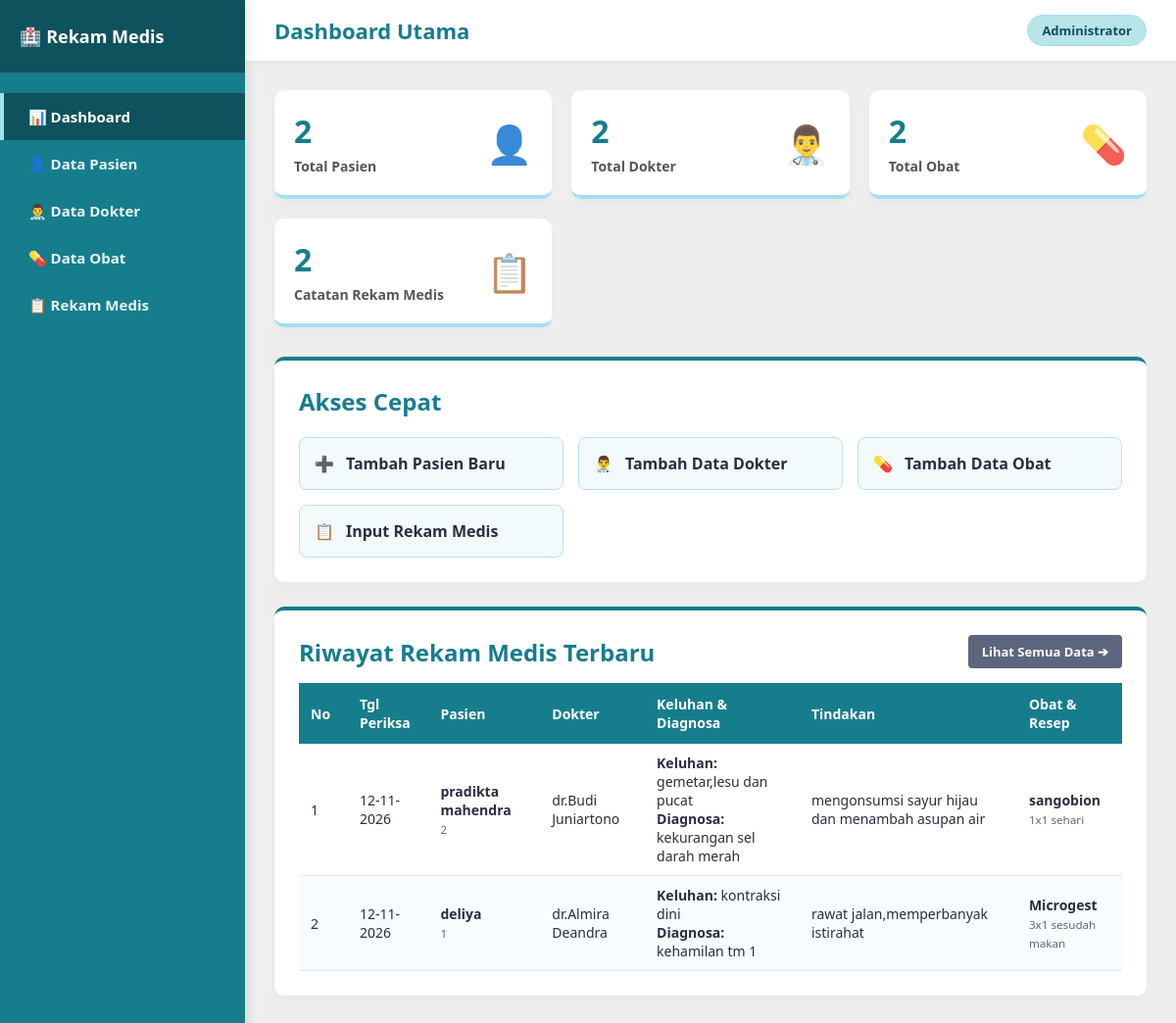
/rekam_medis/rekam_medis/index.php, run on the app's committed database.
### tables this page shows
CREATE TABLE `rekam_medis` (
  `id_rekam` int(11) NOT NULL,
  `id_pasien` int(11) NOT NULL,
  `id_dokter` int(11) NOT NULL,
  `id_obat` int(11) NOT NULL,
  `tanggal_periksa` date NOT NULL,
  `keluhan` text NOT NULL,
  `diagnosa` text NOT NULL,
  `tindakan` text NOT NULL,
  `resep` varchar(100) NOT NULL
);

CREATE TABLE `pasien` (
  `id_pasien` int(11) NOT NULL,
  `no_rm` varchar(20) NOT NULL,
  `nama_pasien` varchar(100) NOT NULL,
  `jenis_kelamin` enum('L','P') NOT NULL,
  `tanggal_lahir` date NOT NULL,
  `alamat` text NOT NULL
);

CREATE TABLE `dokter` (
  `id_dokter` int(11) NOT NULL,
  `nama_dokter` varchar(100) NOT NULL,
  `spesialisasi` varchar(50) NOT NULL
);

CREATE TABLE `obat` (
  `id_obat` int(11) NOT NULL,
  `nama_obat` varchar(100) NOT NULL,
  `satuan` varchar(30) NOT NULL,
  `stok` int(11) NOT NULL
);

### rekam_medis/rekam_medis/index.php (the view, shortened to what this page needs)
<?php
include 'koneksi.php';
$total_pasien = mysqli_fetch_assoc(mysqli_query($conn, "SELECT COUNT(*) as total FROM pasien"))['total'];
$total_dokter = mysqli_fetch_assoc(mysqli_query($conn, "SELECT COUNT(*) as total FROM dokter"))['total'];
$total_obat   = mysqli_fetch_assoc(mysqli_query($conn, "SELECT COUNT(*) as total FROM obat"))['total'];
$total_rekam  = mysqli_fetch_assoc(mysqli_query($conn, "SELECT COUNT(*) as total FROM rekam_medis"))['total'];
?>
<!DOCTYPE html>
<html lang="id">
<head>
    <link rel="stylesheet" href="style.css">
</head>
<body>
    <aside class="sidebar">
        <div class="sidebar-header">
            <h2>🏥 Rekam Medis</h2>
        </div>
        <ul class="sidebar-menu">
            <li><a href="index.php" class="active">📊 Dashboard</a></li>
            <li><a href="pasien/index.php">👤 Data Pasien</a></li>
            <li><a href="dokter/index.php">👨‍⚕️ Data Dokter</a></li>
            <li><a href="obat/index.php">💊 Data Obat</a></li>
            <li><a href="rekam_medis/index.php">📋 Rekam Medis</a></li>
        </ul>
    </aside>
    <main class="main-content">
        <div class="top-bar">
            <h1>Dashboard Utama</h1>
            <span class="user-badge">Administrator</span>
        </div>
        <div class="stats-grid">
            <div class="stat-card">
                <div class="stat-info">
                    <h3><?= $total_pasien ?></h3>
                    <p>Total Pasien</p>
                </div>
                <div class="stat-icon">👤</div>
            </div>
            <div class="stat-card">
                <div class="stat-info">
                    <h3><?= $total_dokter ?></h3>
                    <p>Total Dokter</p>
                </div>
                <div class="stat-icon">👨‍⚕️</div>
            </div>
            <div class="stat-card">
                <div class="stat-info">
                    <h3><?= $total_obat ?></h3>
                    <p>Total Obat</p>
                </div>
                <div class="stat-icon">💊</div>
            </div>
            <div class="stat-card">
                <div class="stat-info">
                    <h3><?= $total_rekam ?></h3>
                    <p>Catatan Rekam Medis</p>
                </div>
                <div class="stat-icon">📋</div>
            </div>
        </div>
        <div class="card" style="margin-bottom: 25px;">
            <h2 style="border: none; margin-bottom: 10px; padding: 0;">Akses Cepat</h2>
            <div class="quick-actions">
                <a href="pasien/tambah.php" class="action-card">
                    <span>➕</span> Tambah Pasien Baru
                </a>
                <a href="dokter/tambah.php" class="action-card">
                    <span>👨‍⚕️</span> Tambah Data Dokter
                </a>
                <a href="obat/tambah.php" class="action-card">
                    <span>💊</span> Tambah Data Obat
                </a>
                <a href="rekam_medis/tambah.php" class="action-card">
                    <span>📋</span> Input Rekam Medis
                </a>
            </div>
        </div>
        <div class="card">
            <div style="display: flex; justify-content: space-between; align-items: center; margin-bottom: 15px;">
                <h2 style="border: none; margin: 0; padding: 0;">Riwayat Rekam Medis Terbaru</h2>
                <a href="rekam_medis/index.php" class="btn btn-secondary">Lihat Semua Data ➔</a>
            </div>
            <table>
                <thead>
                    <tr>
                        <th style="width: 50px;">No</th>
                        <th>Tgl Periksa</th>
                        <th>Pasien</th>
                        <th>Dokter</th>
                        <th>Keluhan & Diagnosa</th>
                        <th>Tindakan</th>
                        <th>Obat & Resep</th>
                    </tr>
                </thead>
                <tbody>
                    <?php
                    $no = 1;
                    $sql = "SELECT rekam_medis.*,
                                   pasien.nama_pasien, pasien.no_rm,
                                   dokter.nama_dokter,
                                   obat.nama_obat
                            FROM rekam_medis
                            JOIN pasien ON rekam_medis.id_pasien = pasien.id_pasien
                            JOIN dokter ON rekam_medis.id_dokter = dokter.id_dokter
                            JOIN obat ON rekam_medis.id_obat = obat.id_obat
                            ORDER BY id_rekam DESC LIMIT 5";
                    $query = mysqli_query($conn, $sql);
                    if (mysqli_num_rows($query) > 0) {
                        while ($r = mysqli_fetch_assoc($query)) {
                    ?>
                    <tr>
                        <td><?= $no++ ?></td>
                        <td><?= date('d-m-Y', strtotime($r['tanggal_periksa'])) ?></td>
                        <td><b><?= $r['nama_pasien'] ?></b><br><small style="color:#666;"><?= $r['no_rm'] ?></small></td>
                        <td><?= $r['nama_dokter'] ?></td>
                        <td>
                            <b>Keluhan:</b> <?= $r['keluhan'] ?><br>
                            <b>Diagnosa:</b> <?= $r['diagnosa'] ?>
                        </td>
                        <td><?= $r['tindakan'] ?></td>
                        <td>
                            <b><?= $r['nama_obat'] ?></b><br>
                            <small style="color:#666;"><?= $r['resep'] ?></small>
                        </td>
                    </tr>
                    <?php
                        }
                    } else {
                        echo "<tr><td colspan='7' style='text-align:center;'>Belum ada riwayat rekam medis.</td></tr>";
                    }
                    ?>
                </tbody>
            </table>
        </div>
    </main>
</body>
</html>

### rekam_medis/rekam_medis/style.css (style rules this page uses)
:root { --primary: #167D8D; --primary-dark: #0E525D; --secondary: #A0E0EF; --accent-light: #B9E4E8; --light-bg: #EEEEEE; --card-bg: #ffffff; --text-color: #2b2d42; --danger: #e63946; --warning: #f4a261; --sidebar-width: 250px; }
* { box-sizing: border-box; }
body { font-family: 'Segoe UI', Tahoma, Geneva, Verdana, sans-serif; background-color: var(--light-bg); color: var(--text-color); margin: 0; padding: 0; display: flex; min-height: 100vh; }
.sidebar { width: var(--sidebar-width); background-color: var(--primary); color: white; position: fixed; top: 0; bottom: 0; left: 0; display: flex; flex-direction: column; box-shadow: 4px 0 10px rgba(0,0,0,0.08); z-index: 100; }
.sidebar-header { padding: 25px 20px; background-color: var(--primary-dark); border-bottom: 1px solid rgba(255,255,255,0.15); }
.sidebar-header h2 { margin: 0; font-size: 18px; color: #ffffff; display: flex; align-items: center; gap: 10px; }
.sidebar-menu { list-style: none; padding: 20px 0; margin: 0; }
.sidebar-menu li a { display: flex; align-items: center; gap: 12px; padding: 14px 25px; color: #e5f6f8; text-decoration: none; font-weight: 600; font-size: 15px; transition: all 0.3s ease; border-left: 4px solid transparent; }
.sidebar-menu li a:hover, .sidebar-menu li a.active { background-color: var(--primary-dark); color: #ffffff; border-left-color: var(--secondary); }
.main-content { margin-left: var(--sidebar-width); flex: 1; padding: 30px; }
.top-bar { background: white; padding: 15px 30px; margin: -30px -30px 30px -30px; box-shadow: 0 2px 5px rgba(0,0,0,0.04); display: flex; justify-content: space-between; align-items: center; }
.top-bar h1 { margin: 0; font-size: 22px; color: var(--primary); }
.user-badge { background: var(--accent-light); color: var(--primary-dark); padding: 6px 14px; border-radius: 20px; font-weight: 600; font-size: 13px; border: 1px solid var(--secondary); }
.stats-grid { display: grid; grid-template-columns: repeat(auto-fit, minmax(220px, 1fr)); gap: 20px; margin-bottom: 30px; }
.stat-card { background: white; padding: 20px; border-radius: 10px; box-shadow: 0 4px 12px rgba(0,0,0,0.03); display: flex; align-items: center; justify-content: space-between; border-bottom: 4px solid var(--secondary); transition: transform 0.2s; }
.stat-info h3 { margin: 0; font-size: 32px; color: var(--primary); }
.stat-info p { margin: 5px 0 0; color: #555; font-size: 14px; font-weight: 600; }
.stat-icon { font-size: 38px; opacity: 0.85; }
.card { background: var(--card-bg); padding: 25px; border-radius: 10px; box-shadow: 0 4px 12px rgba(0,0,0,0.03); margin-bottom: 25px; border-top: 4px solid var(--primary); }
.card h2 { margin-top: 0; color: var(--primary); }
.quick-actions { display: grid; grid-template-columns: repeat(auto-fit, minmax(200px, 1fr)); gap: 15px; margin-top: 20px; }
.action-card { background: #f2fafb; border: 1px solid var(--accent-light); padding: 15px; border-radius: 8px; text-decoration: none; color: var(--text-color); display: flex; align-items: center; gap: 12px; font-weight: 600; transition: 0.2s; }
table { width: 100%; border-collapse: collapse; margin-top: 15px; }
table th { background-color: var(--primary); color: white; padding: 12px; text-align: left; font-size: 14px; }
table td { padding: 10px 12px; border-bottom: 1px solid #e2e8f0; font-size: 14px; }
table tr:nth-child(even) { background-color: #f7fcfe; }
.btn { display: inline-block; padding: 8px 14px; background-color: var(--primary); color: white; border: none; border-radius: 4px; cursor: pointer; text-decoration: none; font-size: 13px; font-weight: 600; transition: 0.2s; }
.btn-secondary { background-color: #5c677d; }

### data on the page
rekam_medis: tanggal_periksa "12-11-2026", id_pasien.nama_pasien "pradikta mahendra", id_pasien.no_rm "2", id_dokter.nama_dokter "dr.Budi Juniartono", keluhan "gemetar,lesu dan pucat", diagnosa "kekurangan sel darah merah", tindakan "mengonsumsi sayur hijau dan menambah asupan air", id_obat.nama_obat "sangobion", resep "1x1 sehari"
rekam_medis: tanggal_periksa "12-11-2026", id_pasien.nama_pasien "deliya", id_pasien.no_rm "1", id_dokter.nama_dokter "dr.Almira Deandra", keluhan "kontraksi dini", diagnosa "kehamilan tm 1", tindakan "rawat jalan,memperbanyak istirahat", id_obat.nama_obat "Microgest", resep "3x1 sesudah makan"

### other printed values
$total_pasien "2"
$total_dokter "2"
$total_obat "2"
$total_rekam "2"
